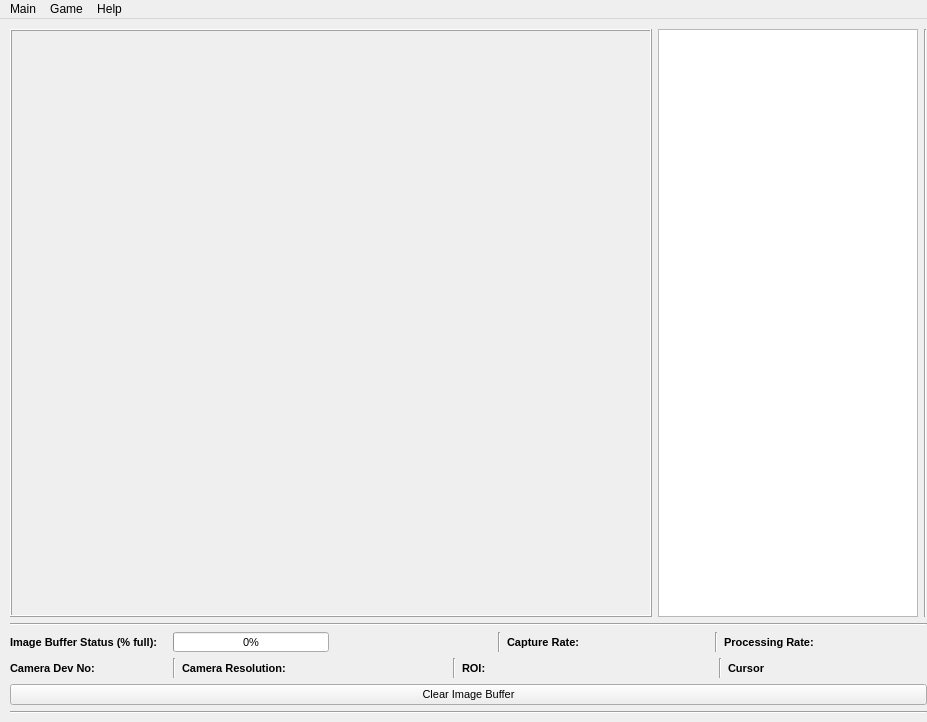
<?xml version="1.0" encoding="UTF-8"?>
<ui version="4.0">
 <class>MainWindow</class>
 <widget class="QMainWindow" name="MainWindow">
  <property name="geometry">
   <rect>
    <x>0</x>
    <y>0</y>
    <width>927</width>
    <height>722</height>
   </rect>
  </property>
  <property name="sizePolicy">
   <sizepolicy hsizetype="Fixed" vsizetype="Fixed">
    <horstretch>0</horstretch>
    <verstretch>0</verstretch>
   </sizepolicy>
  </property>
  <property name="minimumSize">
   <size>
    <width>927</width>
    <height>662</height>
   </size>
  </property>
  <property name="maximumSize">
   <size>
    <width>927</width>
    <height>722</height>
   </size>
  </property>
  <property name="windowTitle">
   <string>JackMate®</string>
  </property>
  <property name="autoFillBackground">
   <bool>false</bool>
  </property>
  <widget class="QWidget" name="centralwidget">
   <widget class="QWidget" name="layoutWidget">
    <property name="geometry">
     <rect>
      <x>10</x>
      <y>10</y>
      <width>917</width>
      <height>685</height>
     </rect>
    </property>
    <layout class="QVBoxLayout" name="verticalLayout_2">
     <item>
      <layout class="QHBoxLayout" name="horizontalLayout_5">
       <item>
        <widget class="FrameLabel" name="frameLabel">
         <property name="enabled">
          <bool>true</bool>
         </property>
         <property name="sizePolicy">
          <sizepolicy hsizetype="Expanding" vsizetype="Expanding">
           <horstretch>0</horstretch>
           <verstretch>0</verstretch>
          </sizepolicy>
         </property>
         <property name="minimumSize">
          <size>
           <width>642</width>
           <height>482</height>
          </size>
         </property>
         <property name="mouseTracking">
          <bool>true</bool>
         </property>
         <property name="autoFillBackground">
          <bool>true</bool>
         </property>
         <property name="frameShape">
          <enum>QFrame::Box</enum>
         </property>
         <property name="frameShadow">
          <enum>QFrame::Raised</enum>
         </property>
         <property name="lineWidth">
          <number>1</number>
         </property>
         <property name="alignment">
          <set>Qt::AlignCenter</set>
         </property>
        </widget>
       </item>
       <item>
        <widget class="QTextEdit" name="msgBoard">
         <property name="sizePolicy">
          <sizepolicy hsizetype="Expanding" vsizetype="Expanding">
           <horstretch>0</horstretch>
           <verstretch>0</verstretch>
          </sizepolicy>
         </property>
         <property name="sizeIncrement">
          <size>
           <width>2</width>
           <height>0</height>
          </size>
         </property>
         <property name="baseSize">
          <size>
           <width>0</width>
           <height>0</height>
          </size>
         </property>
         <property name="readOnly">
          <bool>true</bool>
         </property>
        </widget>
       </item>
       <item>
        <widget class="Line" name="line">
         <property name="orientation">
          <enum>Qt::Vertical</enum>
         </property>
        </widget>
       </item>
      </layout>
     </item>
     <item>
      <widget class="Line" name="line_5">
       <property name="orientation">
        <enum>Qt::Horizontal</enum>
       </property>
      </widget>
     </item>
     <item>
      <layout class="QVBoxLayout" name="verticalLayout_1">
       <item>
        <layout class="QHBoxLayout" name="horizontalLayout_1">
         <item>
          <widget class="QLabel" name="label_1">
           <property name="sizePolicy">
            <sizepolicy hsizetype="Minimum" vsizetype="Fixed">
             <horstretch>0</horstretch>
             <verstretch>0</verstretch>
            </sizepolicy>
           </property>
           <property name="minimumSize">
            <size>
             <width>0</width>
             <height>20</height>
            </size>
           </property>
           <property name="maximumSize">
            <size>
             <width>16777215</width>
             <height>20</height>
            </size>
           </property>
           <property name="font">
            <font>
             <pointsize>8</pointsize>
             <weight>75</weight>
             <bold>true</bold>
            </font>
           </property>
           <property name="text">
            <string>Image Buffer Status (% full):</string>
           </property>
           <property name="alignment">
            <set>Qt::AlignLeading|Qt::AlignLeft|Qt::AlignVCenter</set>
           </property>
          </widget>
         </item>
         <item>
          <widget class="QProgressBar" name="imageBufferBar">
           <property name="sizePolicy">
            <sizepolicy hsizetype="Minimum" vsizetype="Fixed">
             <horstretch>0</horstretch>
             <verstretch>0</verstretch>
            </sizepolicy>
           </property>
           <property name="minimumSize">
            <size>
             <width>0</width>
             <height>20</height>
            </size>
           </property>
           <property name="maximumSize">
            <size>
             <width>16777215</width>
             <height>20</height>
            </size>
           </property>
           <property name="font">
            <font>
             <pointsize>8</pointsize>
            </font>
           </property>
           <property name="value">
            <number>0</number>
           </property>
          </widget>
         </item>
         <item>
          <widget class="QLabel" name="imageBufferLabel">
           <property name="sizePolicy">
            <sizepolicy hsizetype="Minimum" vsizetype="Fixed">
             <horstretch>0</horstretch>
             <verstretch>0</verstretch>
            </sizepolicy>
           </property>
           <property name="minimumSize">
            <size>
             <width>0</width>
             <height>20</height>
            </size>
           </property>
           <property name="maximumSize">
            <size>
             <width>16777215</width>
             <height>20</height>
            </size>
           </property>
           <property name="font">
            <font>
             <pointsize>8</pointsize>
            </font>
           </property>
           <property name="text">
            <string/>
           </property>
           <property name="alignment">
            <set>Qt::AlignCenter</set>
           </property>
          </widget>
         </item>
         <item>
          <widget class="Line" name="line_1">
           <property name="orientation">
            <enum>Qt::Vertical</enum>
           </property>
          </widget>
         </item>
         <item>
          <widget class="QLabel" name="label_2">
           <property name="sizePolicy">
            <sizepolicy hsizetype="Minimum" vsizetype="Fixed">
             <horstretch>0</horstretch>
             <verstretch>0</verstretch>
            </sizepolicy>
           </property>
           <property name="minimumSize">
            <size>
             <width>0</width>
             <height>20</height>
            </size>
           </property>
           <property name="maximumSize">
            <size>
             <width>16777215</width>
             <height>20</height>
            </size>
           </property>
           <property name="font">
            <font>
             <pointsize>8</pointsize>
             <weight>75</weight>
             <bold>true</bold>
            </font>
           </property>
           <property name="text">
            <string>Capture Rate:</string>
           </property>
           <property name="alignment">
            <set>Qt::AlignLeading|Qt::AlignLeft|Qt::AlignVCenter</set>
           </property>
          </widget>
         </item>
         <item>
          <widget class="QLabel" name="captureRateLabel">
           <property name="enabled">
            <bool>true</bool>
           </property>
           <property name="sizePolicy">
            <sizepolicy hsizetype="Minimum" vsizetype="Fixed">
             <horstretch>0</horstretch>
             <verstretch>0</verstretch>
            </sizepolicy>
           </property>
           <property name="minimumSize">
            <size>
             <width>0</width>
             <height>20</height>
            </size>
           </property>
           <property name="maximumSize">
            <size>
             <width>40</width>
             <height>20</height>
            </size>
           </property>
           <property name="font">
            <font>
             <pointsize>8</pointsize>
            </font>
           </property>
           <property name="text">
            <string/>
           </property>
           <property name="alignment">
            <set>Qt::AlignCenter</set>
           </property>
          </widget>
         </item>
         <item>
          <widget class="Line" name="line_2">
           <property name="orientation">
            <enum>Qt::Vertical</enum>
           </property>
          </widget>
         </item>
         <item>
          <widget class="QLabel" name="label_3">
           <property name="sizePolicy">
            <sizepolicy hsizetype="Minimum" vsizetype="Fixed">
             <horstretch>0</horstretch>
             <verstretch>0</verstretch>
            </sizepolicy>
           </property>
           <property name="minimumSize">
            <size>
             <width>0</width>
             <height>20</height>
            </size>
           </property>
           <property name="maximumSize">
            <size>
             <width>16777215</width>
             <height>20</height>
            </size>
           </property>
           <property name="font">
            <font>
             <pointsize>8</pointsize>
             <weight>75</weight>
             <bold>true</bold>
            </font>
           </property>
           <property name="text">
            <string>Processing Rate:</string>
           </property>
           <property name="alignment">
            <set>Qt::AlignLeading|Qt::AlignLeft|Qt::AlignVCenter</set>
           </property>
          </widget>
         </item>
         <item>
          <widget class="QLabel" name="processingRateLabel">
           <property name="sizePolicy">
            <sizepolicy hsizetype="Minimum" vsizetype="Fixed">
             <horstretch>0</horstretch>
             <verstretch>0</verstretch>
            </sizepolicy>
           </property>
           <property name="minimumSize">
            <size>
             <width>0</width>
             <height>20</height>
            </size>
           </property>
           <property name="maximumSize">
            <size>
             <width>40</width>
             <height>20</height>
            </size>
           </property>
           <property name="font">
            <font>
             <pointsize>8</pointsize>
            </font>
           </property>
           <property name="text">
            <string/>
           </property>
           <property name="alignment">
            <set>Qt::AlignCenter</set>
           </property>
          </widget>
         </item>
        </layout>
       </item>
       <item>
        <layout class="QHBoxLayout" name="horizontalLayout_2">
         <item>
          <widget class="QLabel" name="label_4">
           <property name="sizePolicy">
            <sizepolicy hsizetype="Minimum" vsizetype="Fixed">
             <horstretch>0</horstretch>
             <verstretch>0</verstretch>
            </sizepolicy>
           </property>
           <property name="minimumSize">
            <size>
             <width>0</width>
             <height>20</height>
            </size>
           </property>
           <property name="maximumSize">
            <size>
             <width>16777215</width>
             <height>20</height>
            </size>
           </property>
           <property name="font">
            <font>
             <pointsize>8</pointsize>
             <weight>75</weight>
             <bold>true</bold>
            </font>
           </property>
           <property name="text">
            <string>Camera Dev No:</string>
           </property>
           <property name="alignment">
            <set>Qt::AlignLeading|Qt::AlignLeft|Qt::AlignVCenter</set>
           </property>
          </widget>
         </item>
         <item>
          <widget class="QLabel" name="deviceNumberLabel">
           <property name="sizePolicy">
            <sizepolicy hsizetype="Minimum" vsizetype="Fixed">
             <horstretch>30</horstretch>
             <verstretch>20</verstretch>
            </sizepolicy>
           </property>
           <property name="minimumSize">
            <size>
             <width>30</width>
             <height>20</height>
            </size>
           </property>
           <property name="maximumSize">
            <size>
             <width>16777215</width>
             <height>20</height>
            </size>
           </property>
           <property name="font">
            <font>
             <pointsize>8</pointsize>
            </font>
           </property>
           <property name="alignment">
            <set>Qt::AlignCenter</set>
           </property>
          </widget>
         </item>
         <item>
          <widget class="Line" name="line_3">
           <property name="orientation">
            <enum>Qt::Vertical</enum>
           </property>
          </widget>
         </item>
         <item>
          <widget class="QLabel" name="label_5">
           <property name="sizePolicy">
            <sizepolicy hsizetype="Minimum" vsizetype="Fixed">
             <horstretch>0</horstretch>
             <verstretch>0</verstretch>
            </sizepolicy>
           </property>
           <property name="minimumSize">
            <size>
             <width>0</width>
             <height>20</height>
            </size>
           </property>
           <property name="maximumSize">
            <size>
             <width>16777215</width>
             <height>20</height>
            </size>
           </property>
           <property name="font">
            <font>
             <pointsize>8</pointsize>
             <weight>75</weight>
             <bold>true</bold>
            </font>
           </property>
           <property name="text">
            <string>Camera Resolution:</string>
           </property>
           <property name="alignment">
            <set>Qt::AlignLeading|Qt::AlignLeft|Qt::AlignVCenter</set>
           </property>
          </widget>
         </item>
         <item>
          <widget class="QLabel" name="cameraResolutionLabel">
           <property name="sizePolicy">
            <sizepolicy hsizetype="Minimum" vsizetype="Fixed">
             <horstretch>70</horstretch>
             <verstretch>20</verstretch>
            </sizepolicy>
           </property>
           <property name="minimumSize">
            <size>
             <width>70</width>
             <height>20</height>
            </size>
           </property>
           <property name="maximumSize">
            <size>
             <width>16777215</width>
             <height>20</height>
            </size>
           </property>
           <property name="font">
            <font>
             <pointsize>8</pointsize>
            </font>
           </property>
           <property name="alignment">
            <set>Qt::AlignCenter</set>
           </property>
          </widget>
         </item>
         <item>
          <widget class="Line" name="line_4">
           <property name="orientation">
            <enum>Qt::Vertical</enum>
           </property>
          </widget>
         </item>
         <item>
          <widget class="QLabel" name="label_6">
           <property name="sizePolicy">
            <sizepolicy hsizetype="Minimum" vsizetype="Fixed">
             <horstretch>0</horstretch>
             <verstretch>0</verstretch>
            </sizepolicy>
           </property>
           <property name="minimumSize">
            <size>
             <width>0</width>
             <height>20</height>
            </size>
           </property>
           <property name="maximumSize">
            <size>
             <width>16777215</width>
             <height>20</height>
            </size>
           </property>
           <property name="font">
            <font>
             <pointsize>8</pointsize>
             <weight>75</weight>
             <bold>true</bold>
            </font>
           </property>
           <property name="text">
            <string>ROI:</string>
           </property>
          </widget>
         </item>
         <item>
          <widget class="QLabel" name="roiLabel">
           <property name="sizePolicy">
            <sizepolicy hsizetype="Minimum" vsizetype="Fixed">
             <horstretch>100</horstretch>
             <verstretch>20</verstretch>
            </sizepolicy>
           </property>
           <property name="minimumSize">
            <size>
             <width>70</width>
             <height>20</height>
            </size>
           </property>
           <property name="maximumSize">
            <size>
             <width>16777215</width>
             <height>20</height>
            </size>
           </property>
           <property name="font">
            <font>
             <pointsize>8</pointsize>
            </font>
           </property>
          </widget>
         </item>
         <item>
          <widget class="Line" name="line_7">
           <property name="orientation">
            <enum>Qt::Vertical</enum>
           </property>
          </widget>
         </item>
         <item>
          <widget class="QLabel" name="label_7">
           <property name="font">
            <font>
             <pointsize>8</pointsize>
             <weight>75</weight>
             <bold>true</bold>
            </font>
           </property>
           <property name="text">
            <string>Cursor</string>
           </property>
          </widget>
         </item>
         <item>
          <widget class="QLabel" name="mouseCursorPosLabel">
           <property name="sizePolicy">
            <sizepolicy hsizetype="Minimum" vsizetype="Fixed">
             <horstretch>70</horstretch>
             <verstretch>20</verstretch>
            </sizepolicy>
           </property>
           <property name="minimumSize">
            <size>
             <width>70</width>
             <height>20</height>
            </size>
           </property>
           <property name="maximumSize">
            <size>
             <width>16777215</width>
             <height>20</height>
            </size>
           </property>
           <property name="font">
            <font>
             <pointsize>8</pointsize>
            </font>
           </property>
          </widget>
         </item>
        </layout>
       </item>
       <item>
        <widget class="QPushButton" name="clearImageBufferButton">
         <property name="font">
          <font>
           <pointsize>8</pointsize>
          </font>
         </property>
         <property name="text">
          <string>Clear Image Buffer</string>
         </property>
        </widget>
       </item>
       <item>
        <widget class="Line" name="line_6">
         <property name="orientation">
          <enum>Qt::Horizontal</enum>
         </property>
        </widget>
       </item>
      </layout>
     </item>
    </layout>
   </widget>
  </widget>
  <widget class="QMenuBar" name="menubar">
   <property name="geometry">
    <rect>
     <x>0</x>
     <y>0</y>
     <width>927</width>
     <height>23</height>
    </rect>
   </property>
   <widget class="QMenu" name="mainMenu">
    <property name="title">
     <string>Main</string>
    </property>
    <addaction name="connectToCameraAction"/>
    <addaction name="disconnectCameraAction"/>
    <addaction name="separator"/>
    <addaction name="exitAction"/>
   </widget>
   <widget class="QMenu" name="aboutMenu">
    <property name="title">
     <string>Help</string>
    </property>
    <addaction name="aboutAction"/>
   </widget>
   <widget class="QMenu" name="processingMenu">
    <property name="enabled">
     <bool>true</bool>
    </property>
    <property name="title">
     <string>Game</string>
    </property>
    <addaction name="grayscaleAction"/>
    <addaction name="smoothAction"/>
    <addaction name="dilateAction"/>
    <addaction name="erodeAction"/>
    <addaction name="flipAction"/>
    <addaction name="cannyAction"/>
    <addaction name="separator"/>
    <addaction name="settingsAction"/>
    <addaction name="actionStart_New_Game_2"/>
   </widget>
   <addaction name="mainMenu"/>
   <addaction name="processingMenu"/>
   <addaction name="aboutMenu"/>
  </widget>
  <action name="connectToCameraAction">
   <property name="text">
    <string>Connect to Camera...</string>
   </property>
  </action>
  <action name="disconnectCameraAction">
   <property name="text">
    <string>Disconnect Camera</string>
   </property>
  </action>
  <action name="exitAction">
   <property name="text">
    <string>Exit</string>
   </property>
  </action>
  <action name="aboutAction">
   <property name="text">
    <string>About...</string>
   </property>
  </action>
  <action name="grayscaleAction">
   <property name="checkable">
    <bool>true</bool>
   </property>
   <property name="enabled">
    <bool>false</bool>
   </property>
   <property name="text">
    <string>1: Grayscale</string>
   </property>
   <property name="visible">
    <bool>false</bool>
   </property>
  </action>
  <action name="smoothAction">
   <property name="checkable">
    <bool>true</bool>
   </property>
   <property name="enabled">
    <bool>false</bool>
   </property>
   <property name="text">
    <string>2: Smooth</string>
   </property>
   <property name="visible">
    <bool>false</bool>
   </property>
  </action>
  <action name="flipAction">
   <property name="checkable">
    <bool>true</bool>
   </property>
   <property name="enabled">
    <bool>false</bool>
   </property>
   <property name="text">
    <string>5: Flip</string>
   </property>
   <property name="visible">
    <bool>false</bool>
   </property>
  </action>
  <action name="dilateAction">
   <property name="checkable">
    <bool>true</bool>
   </property>
   <property name="enabled">
    <bool>false</bool>
   </property>
   <property name="text">
    <string>3: Dilate</string>
   </property>
   <property name="visible">
    <bool>false</bool>
   </property>
  </action>
  <action name="erodeAction">
   <property name="checkable">
    <bool>true</bool>
   </property>
   <property name="enabled">
    <bool>false</bool>
   </property>
   <property name="text">
    <string>4: Erode</string>
   </property>
   <property name="visible">
    <bool>false</bool>
   </property>
  </action>
  <action name="cannyAction">
   <property name="checkable">
    <bool>true</bool>
   </property>
   <property name="enabled">
    <bool>false</bool>
   </property>
   <property name="text">
    <string>6. Canny</string>
   </property>
   <property name="visible">
    <bool>false</bool>
   </property>
  </action>
  <action name="settingsAction">
   <property name="enabled">
    <bool>false</bool>
   </property>
   <property name="text">
    <string>Settings...</string>
   </property>
   <property name="visible">
    <bool>false</bool>
   </property>
  </action>
  <action name="actionStart_New_Game">
   <property name="text">
    <string>Start New Game</string>
   </property>
  </action>
  <action name="actionStart_New_Game_2">
   <property name="text">
    <string>Start New Game</string>
   </property>
  </action>
 </widget>
 <customwidgets>
  <customwidget>
   <class>FrameLabel</class>
   <extends>QLabel</extends>
   <header location="global">FrameLabel.h</header>
  </customwidget>
 </customwidgets>
 <tabstops>
  <tabstop>clearImageBufferButton</tabstop>
 </tabstops>
 <resources/>
 <connections/>
</ui>
